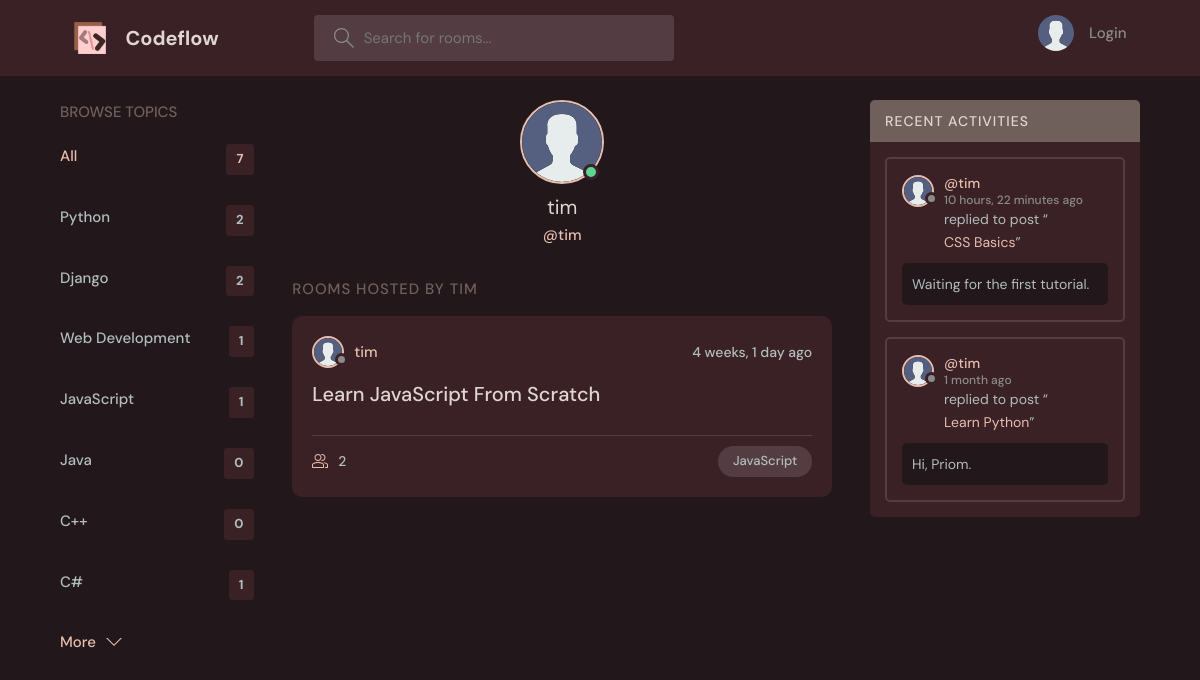
/profile/2/, run on an earlier commit of the app's database.
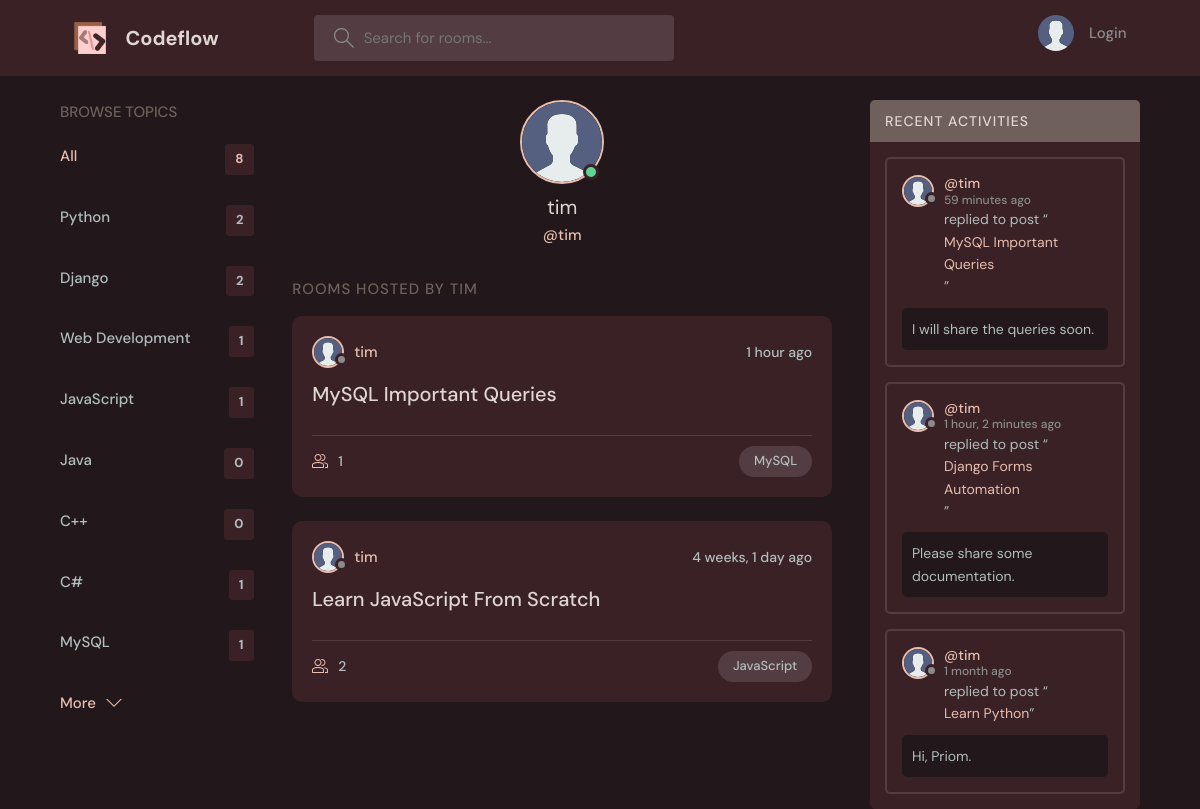
And on a later commit of the database.
### base/models.py (models this page shows, shortened)
class Topic(models.Model):
    name = models.CharField(max_length=200)

class Room(models.Model):
    host = models.ForeignKey(User, on_delete=models.SET_NULL, null=True)
    topic = models.ForeignKey(Topic, on_delete=models.SET_NULL, null=True)
    name = models.CharField(max_length=200)
    description = models.TextField(null=True, blank=True)
    participants = models.ManyToManyField(
        User, related_name='participants', blank=True)
    updated = models.DateTimeField(auto_now=True)
    created = models.DateTimeField(auto_now_add=True)
    class Meta:
        ordering = ['-updated', '-created']
    def __str__(self):
        return self.name

class Message(models.Model):
    user = models.ForeignKey(User, on_delete=models.CASCADE)
    room = models.ForeignKey(Room, on_delete=models.CASCADE)
    body = models.TextField()
    updated = models.DateTimeField(auto_now=True)
    created = models.DateTimeField(auto_now_add=True)
    class Meta:
        ordering = ['-updated', '-created']

### base/views.py (the view)
# urls.py: path('profile/<str:pk>/', views.userProfile, name="user-profile"),
def userProfile(request, pk):
    user = User.objects.get(id=pk)
    room = user.room_set.all()
    room_messages = user.message_set.all()
    topics = Topic.objects.all()
    context = {'user': user, 'room': room,
               'room_messages': room_messages, 'topics': topics}
    return render(request, 'base/profile.html', context)

### base/templates/base/profile.html (shortened to what this page needs)
{% extends 'main.html' %}
{% load static %}
{% block content %}
<main class="profile-page layout layout--3">
  <div class="container">
    {% include 'base/topics_component.html' %}
    <div class="roomList">
      <div class="profile">
        <div class="profile__avatar">
          <div class="avatar avatar--large active">
            <img src="{% static 'images/avatar.svg' %}" />
          </div>
        </div>
        <div class="profile__info">
          <h3>{{user.username}}</h3>
          <p>@{{user.username}}</p>
        </div>
      </div>
      <div class="roomList__header">
        <div>
          <h2>Rooms Hosted by {{user.username}}</a>
          </h2>
        </div>
      </div>
      {% include 'base/feed_component.html' %}
    </div>
    {% include 'base/activity_component.html' %}
  </div>
</main>
{% endblock content %}

### templates/main.html (shortened to what this page needs)
<!DOCTYPE html>
{% load static %}
<html lang="en">
<head>
    <link rel="stylesheet" href="{% static 'styles/style.css' %}" />
</head>
<body>
    {% include 'navbar.html'%}
    {% block content %}
    {% endblock %}
</body>
</html>

### templates/navbar.html (shortened to what this page needs)
{% load static %}
<header class="header header--loggedIn">
    <div class="container">
        <a href="{% url 'home' %}" class="header__logo">
            <img src="{% static 'images/logo.png' %}" />
            <h1>Codeflow</h1>
        </a>
        <form class="header__search" method="GET" action="{% url 'home' %}">
            <label>
                <input name="q" placeholder="Search for rooms..." />
            </label>
        </form>
        <nav class="header__menu">
            {% if request.user.is_authenticated %}
            <div class="header__user">
                <a href="{% url 'user-profile' user.id %}">
                    <div class="avatar avatar--medium active">
                        <img src="{% static 'images/avatar.svg' %}" />
                    </div>
                    <p>{{request.user.username}} <span>@{{request.user.username}}</span></p>
                </a>
                <button class="dropdown-button">
                    <svg version="1.1" xmlns="http://www.w3.org/2000/svg" width="32" height="32" viewBox="0 0 32 32">
                        <title>chevron-down</title>
                        <path d="M16 21l-13-13h-3l16 16 16-16h-3l-13 13z"></path>
                    </svg>
                </button>
            </div>
            {% else %}
            <a href="{% url 'login' %}">
                <img src="{% static 'images/avatar.svg' %}" />
                <p>Login</p>
            </a>
            {% endif %}
        </nav>
    </div>
</header>

### base/templates/base/topics_component.html
<div class="topics">
    <div class="topics__header">
        <h2>Browse Topics</h2>
    </div>
    <ul class="topics__list">
        <li>
            <a href="{% url 'home' %}" class="active">All <span>{{topics.count}}</span></a>
        </li>
        {% for topic in topics %}
        <li>
            <a href="{% url 'home' %}?q={{topic.name}}">{{topic.name}} <span>{{topic.room_set.all.count}}</span></a>
        </li>
        {% endfor %}
    </ul>
    <a class="btn btn--link" href="{% url 'topics' %}">
        More
        <svg version="1.1" xmlns="http://www.w3.org/2000/svg" width="32" height="32" viewBox="0 0 32 32">
            <title>chevron-down</title>
            <path d="M16 21l-13-13h-3l16 16 16-16h-3l-13 13z"></path>
        </svg>
    </a>
</div>

### base/templates/base/feed_component.html (shortened to what this page needs)
{% load static %}
{% for rooms in room %}
<div class="roomListRoom">
    <div class="roomListRoom__header">
        <a href="{% url 'user-profile' rooms.host.id %}" class="roomListRoom__author">
            <div class="avatar avatar--small">
                <img src="{% static 'images/avatar.svg' %}" />
            </div>
            <span>{{rooms.host.username}}</span>
        </a>
        <div class="roomListRoom__actions">
            <span>{{rooms.created|timesince}} ago</span>
        </div>
    </div>
    <div class="roomListRoom__content">
        <a href="{% url 'room' rooms.id %}">{{rooms.name}}</a>
    </div>
    <div class="roomListRoom__meta">
        <a href="{% url 'room' rooms.id %}" class="roomListRoom__joined">
            {{rooms.participants.all.count}}
        </a>
        <p class="roomListRoom__topic">{{rooms.topic.name}}</p>
    </div>
</div>
{% endfor %}

### base/templates/base/activity_component.html (shortened to what this page needs)
{% load static %}
<div class="activities">
    <div class="activities__header">
        <h2>Recent Activities</h2>
    </div>
    {% for message in room_messages %}
    <div class="activities__box">
        <div class="activities__boxHeader roomListRoom__header">
            <a href="{% url 'user-profile' message.user.id %}" class="roomListRoom__author">
                <div class="avatar avatar--small">
                    <img src="{% static 'images/avatar.svg' %}" />
                </div>
                <p>
                    @{{message.user}}
                    <span>{{message.created|timesince}} ago</span>
                </p>
            </a>
        </div>
        <div class="activities__boxContent">
            <p>replied to post “<a href="{% url 'room' message.room.id %}">{{message.room}}</a>”</p>
            <div class="activities__boxRoomContent">
                {{message.body}}
            </div>
        </div>
    </div>
    {% endfor %}
</div>

What changed in the data, as far as the page shows it:
removed Message: user "tim", created "10 hours, 22 minutes", room "CSS Basics", body "Waiting for the first tutorial."
added Topic: name "MySQL", room_set.all.count "1"
added Room: host.username "tim", created "1 hour", name "MySQL Important Queries", participants.all.count "1", topic.name "MySQL"
added Message: user "tim", created "59 minutes", room "MySQL Important Queries", body "I will share the queries soon."
added Message: user "tim", created "1 hour, 2 minutes", room "Django Forms Automation", body "Please share some documentation."
Also different on the page:
{{ topics.count }}: "7" → "8"
